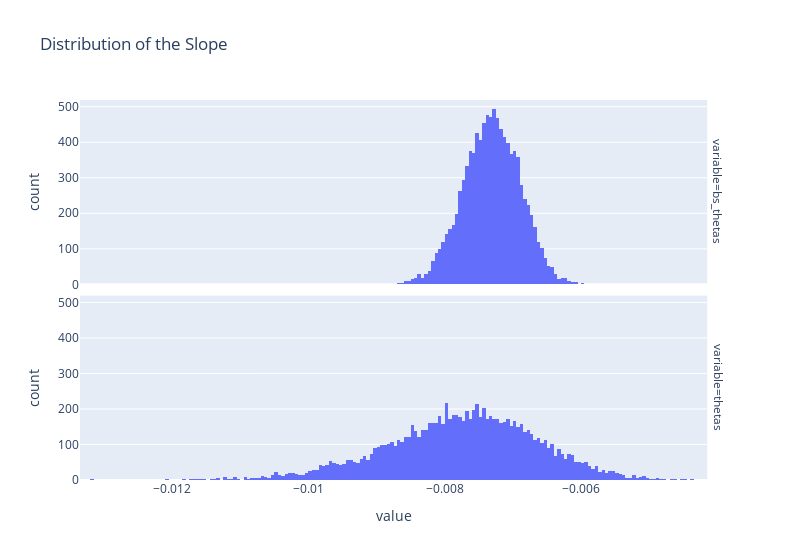

Notebook source saved alongside this figure:
### Markdown cell above
Visualizing the two distributions:

````{dropdown} Click to see the code
```python
thetas = pd.DataFrame({"bs_thetas": bs_thetas, "thetas": theta_est})
px.histogram(thetas.melt(), x='value', facet_row='variable', 
             title='Distribution of the Slope', width=800)
```
````

### Code cell
thetas = pd.DataFrame({"bs_thetas": bs_thetas, "thetas": theta_est})
px.histogram(thetas.melt(), x='value', facet_row='variable', 
             title='Distribution of the Slope', width=800)

### Figure 1 — Plotly figure (JSON) as saved in the notebook; plotly's stock layout.template omitted (floating-point values rounded to 4 significant figures; data arrays with more than 128 entries replaced by an {"elided": "..."} marker saying what was removed)
{"data": [{"bingroup": "x", "hovertemplate": "variable=bs_thetas<br>value=%{x}<br>count=%{y}<extra></extra>", "legendgroup": "", "marker": {"color": "#636efa", "pattern": {"shape": ""}}, "name": "", "orientation": "v", "showlegend": false, "type": "histogram", "x": {"elided": "10000 float values"}, "xaxis": "x2", "yaxis": "y2"}, {"bingroup": "x", "hovertemplate": "variable=thetas<br>value=%{x}<br>count=%{y}<extra></extra>", "legendgroup": "", "marker": {"color": "#636efa", "pattern": {"shape": ""}}, "name": "", "orientation": "v", "showlegend": false, "type": "histogram", "x": {"elided": "10000 float values"}, "xaxis": "x", "yaxis": "y"}], "layout": {"annotations": [{"font": {}, "showarrow": false, "text": "variable=thetas", "textangle": 90, "x": 0.98, "xanchor": "left", "xref": "paper", "y": 0.2425, "yanchor": "middle", "yref": "paper"}, {"font": {}, "showarrow": false, "text": "variable=bs_thetas", "textangle": 90, "x": 0.98, "xanchor": "left", "xref": "paper", "y": 0.7575, "yanchor": "middle", "yref": "paper"}], "barmode": "relative", "legend": {"tracegroupgap": 0}, "title": {"text": "Distribution of the Slope"}, "width": 800, "xaxis": {"anchor": "y", "domain": [0, 0.98], "title": {"text": "value"}}, "xaxis2": {"anchor": "y2", "domain": [0, 0.98], "matches": "x", "showticklabels": false}, "yaxis": {"anchor": "x", "domain": [0, 0.485], "title": {"text": "count"}}, "yaxis2": {"anchor": "x2", "domain": [0.515, 1], "matches": "y", "title": {"text": "count"}}}}
